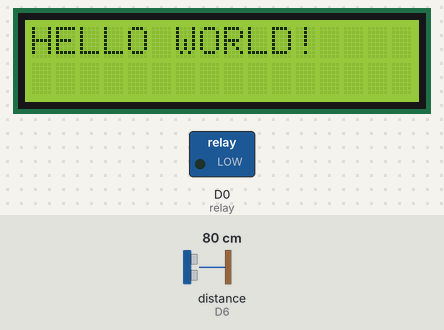
Recording of a sketch running on a simulated ESP8266 (NodeMCU). On the bench: 16×2 character LCD, switched loads named in the sketch (green lamp = pin HIGH). Wiring (inferred from the names in the program): ultrasonic range finder: trigger D5; echo D6. The inputs (shaded band) are chosen by the test bench; at power-on: distance to the obstacle (sensor on D6) 80 cm. The echo pulse lasts 58.3 µs per cm; WiFi joins after 1.5 s; servers stay silent unless stated; pins used as bus, display or sensor lines are not drawn; what the sketch prints to the serial monitor is not drawn.

Above: at 3.0 s.
3.1 s: distance to the obstacle (sensor on D6) set to 13 cm
4.6 s: distance to the obstacle (sensor on D6) set to 10 cm
At 5.4 s:
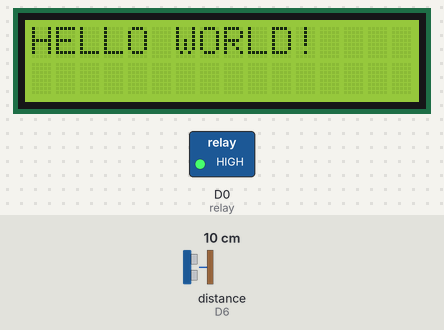
6.1 s: distance to the obstacle (sensor on D6) set to 18 cm
At 6.5 s:
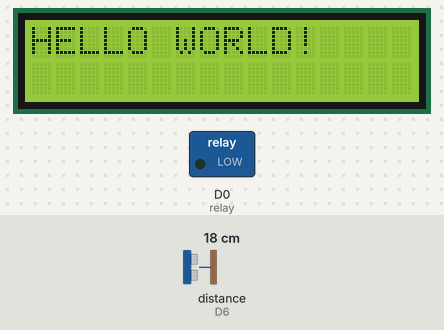
7.6 s: distance to the obstacle (sensor on D6) set to 2 cm
At 8.8 s:
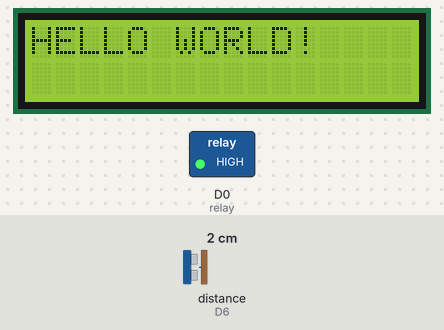
Timing chart, 0 to 10.1 s (numbered marks = the images above; inputs shaded):
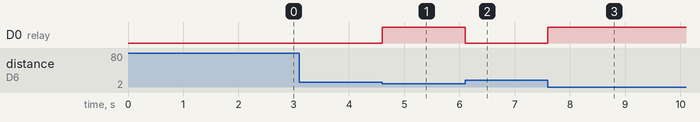

The sketch:

water_level_IOT.ino
```cpp
//-----------------------IOT  INITIAL------------------
#define BLYNK_PRINT Serial
#include <ESP8266WiFi.h>
#include <BlynkSimpleEsp8266.h>


// You should get Auth Token in the Blynk App.

char auth[] = "U593hrI-ELBdSJBygFvAwdmLzQEzEAb-";
char ssid[] = "Redmi Note 9 Pro";
char pass[] = "enterprise";

BlynkTimer timer;
WidgetLCD lcd_widget(V0);
// ----------------------END IOT --------------

//-------------------ARDUINO HEADER INITIAL------------
#include <LiquidCrystal_I2C.h>
LiquidCrystal_I2C lcd(0x3F, 16, 2);

#include <Wire.h>

//
//// Set the LCD address to 0x27 for a 16 chars and 2 line display
//LiquidCrystal_I2C lcd(0x27, 16, 2);

#define echoPin D6 //Echo Pin
#define trigPin D5 //Trigger Pin

#define relay 16

long duration, distance; //waktu untuk kalkulasi jarak
float jarak;
float ultrasonic(); //deklarasi function
////--------------------END ARDUINO HEADER------------

void setup() {

  Serial.begin(115200);

  lcd.begin();
  lcd.backlight();
  lcd.setCursor(0, 0);
  lcd.print("HELLO WORLD!");


  Blynk.begin(auth, ssid, pass);
  lcd_widget.clear();
  lcd_widget.print(0, 0, "TOPANj");

  pinMode(trigPin, OUTPUT);
  pinMode(echoPin, INPUT);
  pinMode(relay, OUTPUT);
//  timer.setInterval(1000L, sendSensor);/

}


void loop(){

  Blynk.run();

////  -------------ARDUINO RUNNING-------------
  jarak = ultrasonic();
  Serial.println(jarak);
  lcd_widget.print(0, 0, jarak);
  if (jarak <= 10){
    digitalWrite(relay, HIGH);
  }
  else{
    digitalWrite(relay, LOW);
  }

}

float ultrasonic(){
  digitalWrite(trigPin, LOW);
  delayMicroseconds(2);
  digitalWrite(trigPin, HIGH);
  delayMicroseconds(10);
  digitalWrite(trigPin, LOW);
  duration = pulseIn(echoPin, HIGH);

  //perhitungan untuk dijadikan jarak
  distance = duration * 0.034 / 2;   //Calculating actual/real distance

  return distance;
}
```

Measured:
- the behaviour switches between 12 and 11 cm on distance to the obstacle (sensor on D6) (found by bisection; images 0 and 1)
- after the input at 4.6 s, D0 (relay): LOW → HIGH at once
- after the input at 6.1 s, D0 (relay): HIGH → LOW at once
- after the input at 7.6 s, D0 (relay): LOW → HIGH at once
